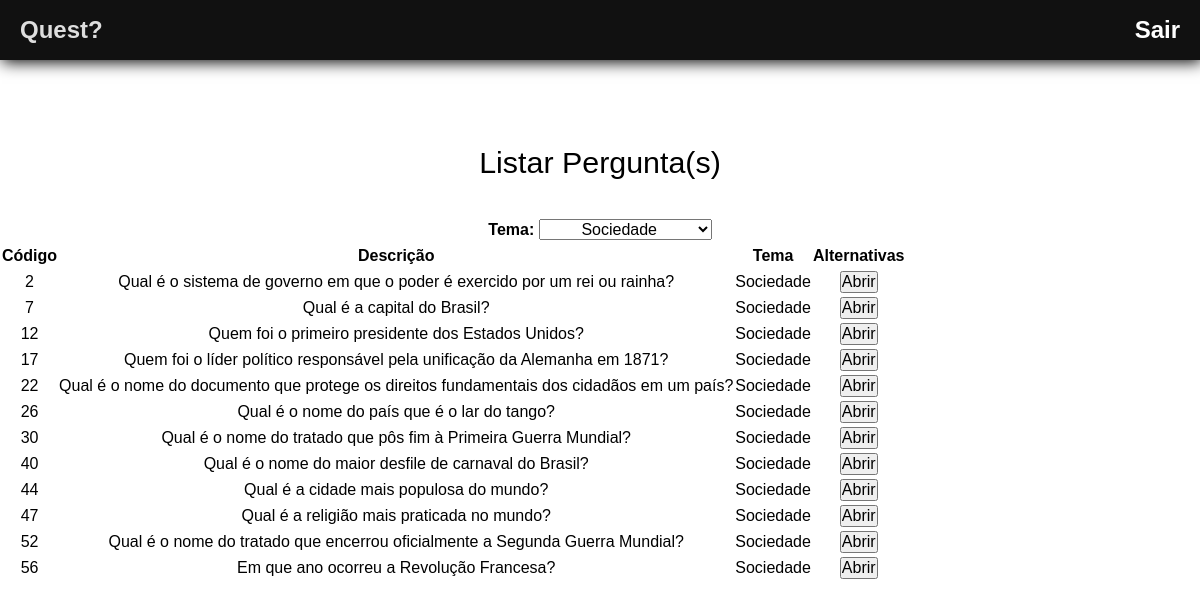
/sistema/mostrarPergunta.php?tema=2, run on an earlier commit of the app's database.
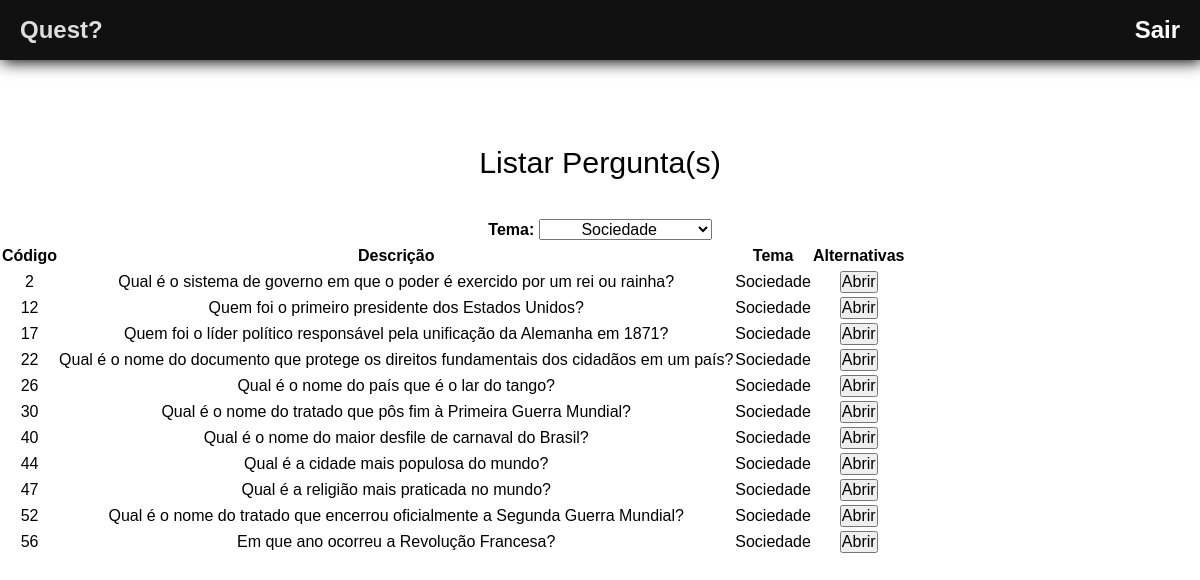
And on a later commit of the database.
### tables this page shows
CREATE TABLE tema (
    id_tema INTEGER  PRIMARY KEY AUTOINCREMENT,
    desc_tema VARCHAR(255) NOT NULL
);

CREATE TABLE pergunta(
    id_pergunta INTEGER PRIMARY KEY AUTOINCREMENT,
    desc_pergunta VARCHAR(200),
    id_tema_pergunta INTEGER,
    id_alternativa_pergunta INTEGER
);

### helpers/url.php (called while the page is built)
<?php
    $BASE_URL = "http://" . $_SERVER['HTTP_HOST'] . dirname($_SERVER['REQUEST_URI'] . '?') . '/';
?>

### sistema/mostrarPergunta.php (the view, shortened to what this page needs)
<?php
    include_once("templates/header.php");
?>
    <legend>Listar Pergunta(s)</legend>
                    <label class="fa__labels" for="select-theme">Tema:</label>
                    <?php
                        $tema = 0;
                        if(isset($_GET['tema']) and $_GET['tema'] != 0)
                        {
                            $tema = $_GET['tema'];
                        }
                        echo '<select name="tema"
                            onchange="this.options[this.selectedIndex].value &&
                                (window.location = this.options[this.selectedIndex].value);"
                        >';
                        include "connection.php";
                        if($tema != 0){
                            $sqlTemaEscolhido = "SELECT id_tema, desc_tema FROM tema WHERE id_tema = $tema ;";
                            $resSqlTemaEscolhido = $db->query($sqlTemaEscolhido);
                            $dadosTemaEscolhido = $resSqlTemaEscolhido->fetchArray();
                            echo "<option value=''>$dadosTemaEscolhido[1]</option>";
                        }
                        echo "</select>";
                    ?>
<table>
    <thead>
        <tr>
            <th>Código</th>
            <th>Descrição</th>
            <th>Tema</th>
            <th>Alternativas</th>
        </tr>
    </thead>
    <tbody>
    <?php
        include "connection.php";
        if($tema != 0){
            $sqlPergunta = "SELECT id_pergunta,desc_pergunta,desc_tema,id_alternativa_pergunta
         FROM pergunta
         INNER JOIN tema ON pergunta.id_tema_pergunta = tema.id_tema
         WHERE pergunta.id_tema_pergunta = $tema;";
        }else{
            $sqlPergunta = "SELECT id_pergunta,desc_pergunta,desc_tema,id_alternativa_pergunta
         FROM pergunta
         INNER JOIN tema ON pergunta.id_tema_pergunta = tema.id_tema;";
        }
        $resSqlPergunta = $db->query($sqlPergunta);
        while($dadosPergunta = $resSqlPergunta->fetchArray())
        {
            echo "<tr>";
            echo "<td>$dadosPergunta[0]</td>";
            echo "<td>$dadosPergunta[1]</td>";
            echo "<td>$dadosPergunta[2]</td>";
            echo "<td><input type='button' id='$dadosPergunta[0]' onclick=mostrarPopUpAlternativas(this.id) value='Abrir'></td>";
            echo "</tr>";
        }
    ?>
    </tbody>
</table>
<?php
    include_once("templates/footer.php");
?>

### sistema/templates/header.php (shortened to what this page needs)
<?php
    include_once("../helpers/url.php");
?>
<!DOCTYPE html>
<html>
    <head>
        <link rel="stylesheet" href="<?= $BASE_URL ?>/css/default.css">
        <link rel="stylesheet" href="<?= $BASE_URL ?>/css/content.css">
    </head>
    <body>
    <header class="header">
        <nav class="nav">
            <ul class="list">
                <li class="li__items"><h1 class="title">Quest?</h1></li>
                <li class="li__items"><h1 class="title"><a href="../index.php" onclick="return confirm('Você tem certeza que quer sair?');" id="link__Sair">Sair</a></h1></li>
            </ul>
        </nav>
    </header>

### sistema/templates/footer.php (shortened to what this page needs)
    </body>
</html>

### sistema/css/default.css (style rules this page uses)
* { margin: 0px; padding: 0px; outline: 0px; font-size: 16px; text-decoration: none; font-family: Arial, Helvetica, sans-serif; }
body { overflow-x: hidden; }
header { height: 60px; margin-bottom: 40px; box-shadow: 2px 2px 15px; }
.list { align-items: center; background-color: #111; display: flex; height: 60px; justify-content: space-between; list-style: none; padding: 0 20px; }
.title { color: #dedede; font-size: 1.5rem; }

### sistema/css/content.css (style rules this page uses)
.fa__labels { font-weight: 600; margin-top: 10px; }
* { margin: 0px; padding: 0px; outline: 0px; font-size: 16px; text-decoration: none; text-align: center; line-height: 2; font-family: Arial, Helvetica, sans-serif; }
legend { font-size: 1.9rem; margin-top: 5rem; }
* { margin: 0px; padding: 0px; outline: 0px; font-size: 16px; text-decoration: none; text-align: center; line-height: 1.5; font-family: Arial, Helvetica, sans-serif; }
legend { font-size: 1.9rem; margin-bottom: 2rem; }
.fa__labels { font-weight: 600; margin-top: 3rem; }
#link__Sair { color: #fff; font-size: 1.5rem; }

What changed in the data, as far as the page shows it:
removed pergunta: id_pergunta "7", desc_pergunta "Qual é a capital do Brasil?", tema.desc_tema "Sociedade"
